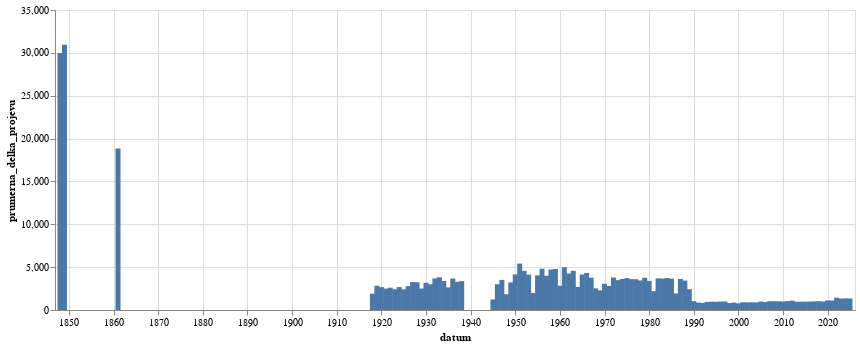

Here is the notebook cell this chart was saved with:
### Code cell
alt.Chart(
    kontrola_delky.to_pandas(),
    width=800
).mark_bar().encode(
    alt.X('datum:T'),
    alt.Y('prumerna_delka_projevu:Q')
)

### Figure 1 — Vega-Lite specification as saved in the notebook (floating-point values rounded to 4 significant figures)
{"config": {"view": {"continuousWidth": 300, "continuousHeight": 300}}, "data": {"name": "data-60a6e35f4c962c7eb20661e98ead6d2f"}, "mark": {"type": "bar"}, "encoding": {"x": {"field": "datum", "type": "temporal"}, "y": {"field": "prumerna_delka_projevu", "type": "quantitative"}}, "width": 800, "$schema": "https://vega.github.io/schema/vega-lite/v5.8.0.json", "datasets": {"data-60a6e35f4c962c7eb20661e98ead6d2f": [{"datum": "1848-01-01T00:00:00", "delka_textu": 10977888, "id": 366, "prumerna_delka_projevu": 29990.0}, {"datum": "1849-01-01T00:00:00", "delka_textu": 4798053, "id": 155, "prumerna_delka_projevu": 30960.0}, {"datum": "1861-01-01T00:00:00", "delka_textu": 1866331, "id": 99, "prumerna_delka_projevu": 18850.0}, {"datum": "1918-01-01T00:00:00", "delka_textu": 1308443, "id": 688, "prumerna_delka_projevu": 1902.0}, {"datum": "1919-01-01T00:00:00", "delka_textu": 11747047, "id": 4156, "prumerna_delka_projevu": 2827.0}, {"datum": "1920-01-01T00:00:00", "delka_textu": 15901918, "id": 5958, "prumerna_delka_projevu": 2669.0}, {"datum": "1921-01-01T00:00:00", "delka_textu": 20437285, "id": 8179, "prumerna_delka_projevu": 2499.0}, {"datum": "1922-01-01T00:00:00", "delka_textu": 20898069, "id": 8019, "prumerna_delka_projevu": 2606.0}, {"datum": "1923-01-01T00:00:00", "delka_textu": 13311897, "id": 5503, "prumerna_delka_projevu": 2419.0}, {"datum": "1924-01-01T00:00:00", "delka_textu": 15581601, "id": 5827, "prumerna_delka_projevu": 2674.0}, {"datum": "1925-01-01T00:00:00", "delka_textu": 11583123, "id": 4795, "prumerna_delka_projevu": 2416.0}, {"datum": "1926-01-01T00:00:00", "delka_textu": 21193646, "id": 7596, "prumerna_delka_projevu": 2790.0}, {"datum": "1927-01-01T00:00:00", "delka_textu": 21239309, "id": 6504, "prumerna_delka_projevu": 3266.0}, {"datum": "1928-01-01T00:00:00", "delka_textu": 20967040, "id": 6483, "prumerna_delka_projevu": 3234.0}, {"datum": "1929-01-01T00:00:00", "delka_textu": 10188915, "id": 4071, "prumerna_delka_projevu": 2503.0}, {"datum": "1930-01-01T00:00:00", "delka_textu": 25519462, "id": 8039, "prumerna_delka_projevu": 3174.0}, {"datum": "1931-01-01T00:00:00", "delka_textu": 19390821, "id": 6486, "prumerna_delka_projevu": 2990.0}, {"datum": "1932-01-01T00:00:00", "delka_textu": 14154314, "id": 3839, "prumerna_delka_projevu": 3687.0}, {"datum": "1933-01-01T00:00:00", "delka_textu": 16610380, "id": 4350, "prumerna_delka_projevu": 3818.0}, {"datum": "1934-01-01T00:00:00", "delka_textu": 11769337, "id": 3477, "prumerna_delka_projevu": 3385.0}, {"datum": "1935-01-01T00:00:00", "delka_textu": 9441592, "id": 3575, "prumerna_delka_projevu": 2641.0}, {"datum": "1936-01-01T00:00:00", "delka_textu": 13148125, "id": 3585, "prumerna_delka_projevu": 3668.0}, {"datum": "1937-01-01T00:00:00", "delka_textu": 11189173, "id": 3402, "prumerna_delka_projevu": 3289.0}, {"datum": "1938-01-01T00:00:00", "delka_textu": 5776332, "id": 1714, "prumerna_delka_projevu": 3370.0}, {"datum": "1945-01-01T00:00:00", "delka_textu": 1277886, "id": 1037, "prumerna_delka_projevu": 1232.0}, {"datum": "1946-01-01T00:00:00", "delka_textu": 10281562, "id": 3415, "prumerna_delka_projevu": 3011.0}, {"datum": "1947-01-01T00:00:00", "delka_textu": 9730712, "id": 2774, "prumerna_delka_projevu": 3508.0}, {"datum": "1948-01-01T00:00:00", "delka_textu": 6024013, "id": 3276, "prumerna_delka_projevu": 1839.0}, {"datum": "1949-01-01T00:00:00", "delka_textu": 3209005, "id": 996, "prumerna_delka_projevu": 3222.0}, {"datum": "1950-01-01T00:00:00", "delka_textu": 2031914, "id": 489, "prumerna_delka_projevu": 4155.0}, {"datum": "1951-01-01T00:00:00", "delka_textu": 2123712, "id": 392, "prumerna_delka_projevu": 5418.0}, {"datum": "1952-01-01T00:00:00", "delka_textu": 1890675, "id": 414, "prumerna_delka_projevu": 4567.0}, {"datum": "1953-01-01T00:00:00", "delka_textu": 1293157, "id": 313, "prumerna_delka_projevu": 4131.0}, {"datum": "1954-01-01T00:00:00", "delka_textu": 1245648, "id": 629, "prumerna_delka_projevu": 1980.0}, {"datum": "1955-01-01T00:00:00", "delka_textu": 852163, "id": 211, "prumerna_delka_projevu": 4039.0}, {"datum": "1956-01-01T00:00:00", "delka_textu": 1602917, "id": 333, "prumerna_delka_projevu": 4814.0}, {"datum": "1957-01-01T00:00:00", "delka_textu": 1396853, "id": 350, "prumerna_delka_projevu": 3991.0}, {"datum": "1958-01-01T00:00:00", "delka_textu": 1582527, "id": 335, "prumerna_delka_projevu": 4724.0}, {"datum": "1959-01-01T00:00:00", "delka_textu": 1501545, "id": 314, "prumerna_delka_projevu": 4782.0}, {"datum": "1960-01-01T00:00:00", "delka_textu": 1964429, "id": 695, "prumerna_delka_projevu": 2827.0}, {"datum": "1961-01-01T00:00:00", "delka_textu": 2011896, "id": 403, "prumerna_delka_projevu": 4992.0}, {"datum": "1962-01-01T00:00:00", "delka_textu": 940527, "id": 221, "prumerna_delka_projevu": 4256.0}, {"datum": "1963-01-01T00:00:00", "delka_textu": 1395546, "id": 305, "prumerna_delka_projevu": 4576.0}, {"datum": "1964-01-01T00:00:00", "delka_textu": 2826414, "id": 1050, "prumerna_delka_projevu": 2692.0}, {"datum": "1965-01-01T00:00:00", "delka_textu": 1956229, "id": 473, "prumerna_delka_projevu": 4136.0}, {"datum": "1966-01-01T00:00:00", "delka_textu": 2274704, "id": 527, "prumerna_delka_projevu": 4316.0}, {"datum": "1967-01-01T00:00:00", "delka_textu": 1976796, "id": 524, "prumerna_delka_projevu": 3773.0}, {"datum": "1968-01-01T00:00:00", "delka_textu": 5060561, "id": 2003, "prumerna_delka_projevu": 2526.0}, {"datum": "1969-01-01T00:00:00", "delka_textu": 3843744, "id": 1673, "prumerna_delka_projevu": 2298.0}, {"datum": "1970-01-01T00:00:00", "delka_textu": 2985081, "id": 976, "prumerna_delka_projevu": 3058.0}, {"datum": "1971-01-01T00:00:00", "delka_textu": 2859277, "id": 1019, "prumerna_delka_projevu": 2806.0}, {"datum": "1972-01-01T00:00:00", "delka_textu": 2280544, "id": 602, "prumerna_delka_projevu": 3788.0}, {"datum": "1973-01-01T00:00:00", "delka_textu": 2979739, "id": 856, "prumerna_delka_projevu": 3481.0}, {"datum": "1974-01-01T00:00:00", "delka_textu": 2907967, "id": 804, "prumerna_delka_projevu": 3617.0}, {"datum": "1975-01-01T00:00:00", "delka_textu": 3408676, "id": 915, "prumerna_delka_projevu": 3725.0}, {"datum": "1976-01-01T00:00:00", "delka_textu": 2391163, "id": 664, "prumerna_delka_projevu": 3601.0}, {"datum": "1977-01-01T00:00:00", "delka_textu": 2816429, "id": 783, "prumerna_delka_projevu": 3597.0}, {"datum": "1978-01-01T00:00:00", "delka_textu": 2887234, "id": 838, "prumerna_delka_projevu": 3445.0}, {"datum": "1979-01-01T00:00:00", "delka_textu": 2533411, "id": 674, "prumerna_delka_projevu": 3759.0}, {"datum": "1980-01-01T00:00:00", "delka_textu": 2585867, "id": 762, "prumerna_delka_projevu": 3394.0}, {"datum": "1981-01-01T00:00:00", "delka_textu": 1919602, "id": 871, "prumerna_delka_projevu": 2204.0}, {"datum": "1982-01-01T00:00:00", "delka_textu": 2876588, "id": 779, "prumerna_delka_projevu": 3693.0}, {"datum": "1983-01-01T00:00:00", "delka_textu": 3254328, "id": 890, "prumerna_delka_projevu": 3657.0}, {"datum": "1984-01-01T00:00:00", "delka_textu": 2680202, "id": 719, "prumerna_delka_projevu": 3728.0}, {"datum": "1985-01-01T00:00:00", "delka_textu": 2415556, "id": 661, "prumerna_delka_projevu": 3654.0}, {"datum": "1986-01-01T00:00:00", "delka_textu": 1615269, "id": 835, "prumerna_delka_projevu": 1934.0}, {"datum": "1987-01-01T00:00:00", "delka_textu": 2446550, "id": 676, "prumerna_delka_projevu": 3619.0}, {"datum": "1988-01-01T00:00:00", "delka_textu": 3158554, "id": 921, "prumerna_delka_projevu": 3429.0}, {"datum": "1989-01-01T00:00:00", "delka_textu": 4492653, "id": 1849, "prumerna_delka_projevu": 2430.0}, {"datum": "1990-01-01T00:00:00", "delka_textu": 16724694, "id": 16143, "prumerna_delka_projevu": 1036.0}, {"datum": "1991-01-01T00:00:00", "delka_textu": 27082764, "id": 31311, "prumerna_delka_projevu": 865.0}, {"datum": "1992-01-01T00:00:00", "delka_textu": 20751323, "id": 25076, "prumerna_delka_projevu": 827.5}, {"datum": "1993-01-01T00:00:00", "delka_textu": 8244967, "id": 8699, "prumerna_delka_projevu": 947.8}, {"datum": "1994-01-01T00:00:00", "delka_textu": 6973765, "id": 7209, "prumerna_delka_projevu": 967.4}, {"datum": "1995-01-01T00:00:00", "delka_textu": 8347504, "id": 8680, "prumerna_delka_projevu": 961.7}, {"datum": "1996-01-01T00:00:00", "delka_textu": 9119849, "id": 9276, "prumerna_delka_projevu": 983.2}, {"datum": "1997-01-01T00:00:00", "delka_textu": 15761671, "id": 15925, "prumerna_delka_projevu": 989.7}, {"datum": "1998-01-01T00:00:00", "delka_textu": 8380285, "id": 10369, "prumerna_delka_projevu": 808.2}, {"datum": "1999-01-01T00:00:00", "delka_textu": 16743080, "id": 19426, "prumerna_delka_projevu": 861.9}, {"datum": "2000-01-01T00:00:00", "delka_textu": 18206665, "id": 23471, "prumerna_delka_projevu": 775.7}, {"datum": "2001-01-01T00:00:00", "delka_textu": 18019266, "id": 19941, "prumerna_delka_projevu": 903.6}, {"datum": "2002-01-01T00:00:00", "delka_textu": 14182369, "id": 15984, "prumerna_delka_projevu": 887.3}, {"datum": "2003-01-01T00:00:00", "delka_textu": 19110233, "id": 21371, "prumerna_delka_projevu": 894.2}, {"datum": "2004-01-01T00:00:00", "delka_textu": 17525201, "id": 19718, "prumerna_delka_projevu": 888.8}, {"datum": "2005-01-01T00:00:00", "delka_textu": 25516640, "id": 25755, "prumerna_delka_projevu": 990.7}, {"datum": "2006-01-01T00:00:00", "delka_textu": 17454359, "id": 18645, "prumerna_delka_projevu": 936.1}, {"datum": "2007-01-01T00:00:00", "delka_textu": 17014199, "id": 16659, "prumerna_delka_projevu": 1021.0}, {"datum": "2008-01-01T00:00:00", "delka_textu": 18526540, "id": 18043, "prumerna_delka_projevu": 1027.0}, {"datum": "2009-01-01T00:00:00", "delka_textu": 19851732, "id": 19698, "prumerna_delka_projevu": 1008.0}, {"datum": "2010-01-01T00:00:00", "delka_textu": 12406995, "id": 12476, "prumerna_delka_projevu": 994.5}, {"datum": "2011-01-01T00:00:00", "delka_textu": 18175891, "id": 17460, "prumerna_delka_projevu": 1041.0}, {"datum": "2012-01-01T00:00:00", "delka_textu": 15500873, "id": 14235, "prumerna_delka_projevu": 1089.0}, {"datum": "2013-01-01T00:00:00", "delka_textu": 9053480, "id": 9373, "prumerna_delka_projevu": 965.9}, {"datum": "2014-01-01T00:00:00", "delka_textu": 19893977, "id": 20500, "prumerna_delka_projevu": 970.4}, {"datum": "2015-01-01T00:00:00", "delka_textu": 20507847, "id": 21170, "prumerna_delka_projevu": 968.7}, {"datum": "2016-01-01T00:00:00", "delka_textu": 22016562, "id": 22298, "prumerna_delka_projevu": 987.4}, {"datum": "2017-01-01T00:00:00", "delka_textu": 17716577, "id": 17706, "prumerna_delka_projevu": 1001.0}, {"datum": "2018-01-01T00:00:00", "delka_textu": 20825183, "id": 20221, "prumerna_delka_projevu": 1030.0}, {"datum": "2019-01-01T00:00:00", "delka_textu": 23993599, "id": 24425, "prumerna_delka_projevu": 982.3}, {"datum": "2020-01-01T00:00:00", "delka_textu": 25496280, "id": 22742, "prumerna_delka_projevu": 1121.0}, {"datum": "2021-01-01T00:00:00", "delka_textu": 21364203, "id": 19247, "prumerna_delka_projevu": 1110.0}, {"datum": "2022-01-01T00:00:00", "delka_textu": 29050213, "id": 20247, "prumerna_delka_projevu": 1435.0}, {"datum": "2023-01-01T00:00:00", "delka_textu": 31673100, "id": 23725, "prumerna_delka_projevu": 1335.0}, {"datum": "2024-01-01T00:00:00", "delka_textu": 31134211, "id": 23043, "prumerna_delka_projevu": 1351.0}, {"datum": "2025-01-01T00:00:00", "delka_textu": 15963436, "id": 11894, "prumerna_delka_projevu": 1342.0}]}}
